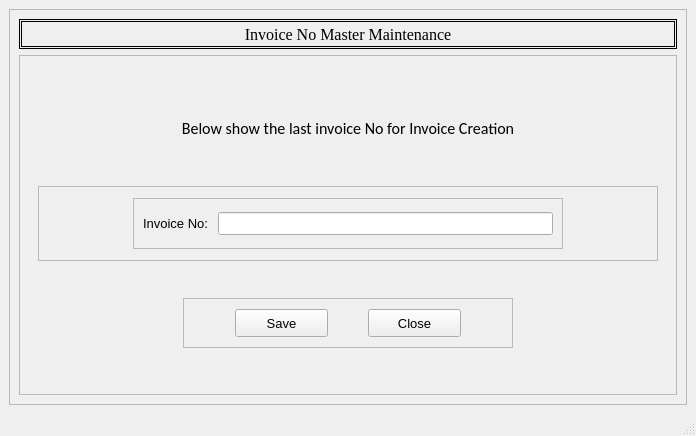
<?xml version="1.0" encoding="UTF-8"?>
<ui version="4.0">
 <class>InvoiceNo</class>
 <widget class="QMainWindow" name="InvoiceNo">
  <property name="geometry">
   <rect>
    <x>0</x>
    <y>0</y>
    <width>696</width>
    <height>436</height>
   </rect>
  </property>
  <property name="windowTitle">
   <string>A15. Invoice No</string>
  </property>
  <property name="styleSheet">
   <string notr="true"/>
  </property>
  <widget class="QWidget" name="centralwidget">
   <layout class="QHBoxLayout" name="horizontalLayout">
    <item>
     <widget class="QFrame" name="frame">
      <property name="minimumSize">
       <size>
        <width>674</width>
        <height>361</height>
       </size>
      </property>
      <property name="frameShape">
       <enum>QFrame::StyledPanel</enum>
      </property>
      <property name="frameShadow">
       <enum>QFrame::Raised</enum>
      </property>
      <layout class="QVBoxLayout" name="verticalLayout">
       <item>
        <widget class="QLabel" name="label">
         <property name="minimumSize">
          <size>
           <width>0</width>
           <height>30</height>
          </size>
         </property>
         <property name="maximumSize">
          <size>
           <width>16777215</width>
           <height>30</height>
          </size>
         </property>
         <property name="font">
          <font>
           <family>Times New Roman</family>
           <pointsize>12</pointsize>
          </font>
         </property>
         <property name="styleSheet">
          <string notr="true">border: 3px double black;</string>
         </property>
         <property name="text">
          <string>Invoice No Master Maintenance</string>
         </property>
         <property name="alignment">
          <set>Qt::AlignCenter</set>
         </property>
        </widget>
       </item>
       <item>
        <widget class="QFrame" name="frame_3">
         <property name="minimumSize">
          <size>
           <width>650</width>
           <height>260</height>
          </size>
         </property>
         <property name="frameShape">
          <enum>QFrame::StyledPanel</enum>
         </property>
         <property name="frameShadow">
          <enum>QFrame::Raised</enum>
         </property>
         <layout class="QVBoxLayout" name="verticalLayout_2">
          <property name="spacing">
           <number>0</number>
          </property>
          <property name="topMargin">
           <number>25</number>
          </property>
          <item>
           <widget class="QLabel" name="label_2">
            <property name="minimumSize">
             <size>
              <width>626</width>
              <height>31</height>
             </size>
            </property>
            <property name="maximumSize">
             <size>
              <width>16777215</width>
              <height>31</height>
             </size>
            </property>
            <property name="font">
             <font>
              <family>Calibri</family>
              <pointsize>12</pointsize>
             </font>
            </property>
            <property name="text">
             <string>Below show the last invoice No for Invoice Creation</string>
            </property>
            <property name="alignment">
             <set>Qt::AlignHCenter|Qt::AlignTop</set>
            </property>
            <property name="margin">
             <number>0</number>
            </property>
           </widget>
          </item>
          <item alignment="Qt::AlignHCenter">
           <widget class="QFrame" name="frame_2">
            <property name="minimumSize">
             <size>
              <width>620</width>
              <height>0</height>
             </size>
            </property>
            <property name="maximumSize">
             <size>
              <width>16777215</width>
              <height>75</height>
             </size>
            </property>
            <property name="frameShape">
             <enum>QFrame::StyledPanel</enum>
            </property>
            <property name="frameShadow">
             <enum>QFrame::Raised</enum>
            </property>
            <layout class="QHBoxLayout" name="horizontalLayout_4">
             <item>
              <widget class="QFrame" name="frame_5">
               <property name="minimumSize">
                <size>
                 <width>430</width>
                 <height>51</height>
                </size>
               </property>
               <property name="maximumSize">
                <size>
                 <width>430</width>
                 <height>51</height>
                </size>
               </property>
               <property name="frameShape">
                <enum>QFrame::StyledPanel</enum>
               </property>
               <property name="frameShadow">
                <enum>QFrame::Raised</enum>
               </property>
               <layout class="QHBoxLayout" name="horizontalLayout_3">
                <item>
                 <widget class="QLabel" name="label_3">
                  <property name="font">
                   <font>
                    <pointsize>10</pointsize>
                   </font>
                  </property>
                  <property name="text">
                   <string>Invoice No: </string>
                  </property>
                 </widget>
                </item>
                <item>
                 <widget class="QLineEdit" name="inputNo">
                  <property name="font">
                   <font>
                    <pointsize>10</pointsize>
                   </font>
                  </property>
                 </widget>
                </item>
               </layout>
              </widget>
             </item>
            </layout>
           </widget>
          </item>
          <item alignment="Qt::AlignHCenter">
           <widget class="QFrame" name="frame_4">
            <property name="minimumSize">
             <size>
              <width>330</width>
              <height>50</height>
             </size>
            </property>
            <property name="maximumSize">
             <size>
              <width>330</width>
              <height>50</height>
             </size>
            </property>
            <property name="frameShape">
             <enum>QFrame::StyledPanel</enum>
            </property>
            <property name="frameShadow">
             <enum>QFrame::Raised</enum>
            </property>
            <layout class="QHBoxLayout" name="horizontalLayout_2">
             <property name="spacing">
              <number>0</number>
             </property>
             <property name="leftMargin">
              <number>11</number>
             </property>
             <item>
              <widget class="QPushButton" name="pushButton">
               <property name="minimumSize">
                <size>
                 <width>93</width>
                 <height>28</height>
                </size>
               </property>
               <property name="maximumSize">
                <size>
                 <width>93</width>
                 <height>28</height>
                </size>
               </property>
               <property name="font">
                <font>
                 <pointsize>10</pointsize>
                </font>
               </property>
               <property name="text">
                <string>Save</string>
               </property>
              </widget>
             </item>
             <item>
              <widget class="QPushButton" name="pushButton_2">
               <property name="minimumSize">
                <size>
                 <width>93</width>
                 <height>28</height>
                </size>
               </property>
               <property name="maximumSize">
                <size>
                 <width>93</width>
                 <height>28</height>
                </size>
               </property>
               <property name="font">
                <font>
                 <pointsize>10</pointsize>
                </font>
               </property>
               <property name="text">
                <string>Close</string>
               </property>
              </widget>
             </item>
            </layout>
           </widget>
          </item>
         </layout>
        </widget>
       </item>
      </layout>
     </widget>
    </item>
   </layout>
  </widget>
  <widget class="QMenuBar" name="menubar">
   <property name="geometry">
    <rect>
     <x>0</x>
     <y>0</y>
     <width>696</width>
     <height>26</height>
    </rect>
   </property>
  </widget>
  <widget class="QStatusBar" name="statusbar"/>
 </widget>
 <resources/>
 <connections/>
</ui>
